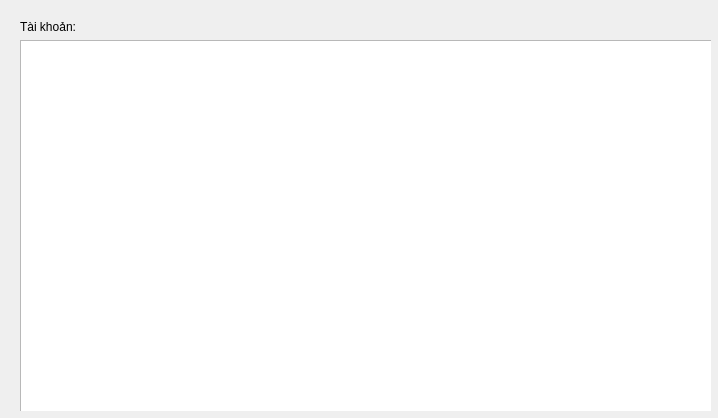
<?xml version="1.0" encoding="UTF-8"?>
<ui version="4.0">
 <class>AdminMenu</class>
 <widget class="QDialog" name="AdminMenu">
  <property name="geometry">
   <rect>
    <x>0</x>
    <y>0</y>
    <width>718</width>
    <height>418</height>
   </rect>
  </property>
  <property name="sizePolicy">
   <sizepolicy hsizetype="Preferred" vsizetype="Preferred">
    <horstretch>0</horstretch>
    <verstretch>0</verstretch>
   </sizepolicy>
  </property>
  <property name="minimumSize">
   <size>
    <width>700</width>
    <height>400</height>
   </size>
  </property>
  <property name="windowTitle">
   <string>Dialog</string>
  </property>
  <layout class="QVBoxLayout" name="verticalLayout_2">
   <item>
    <widget class="QWidget" name="verticalWidget" native="true">
     <property name="sizePolicy">
      <sizepolicy hsizetype="Expanding" vsizetype="Expanding">
       <horstretch>0</horstretch>
       <verstretch>0</verstretch>
      </sizepolicy>
     </property>
     <property name="minimumSize">
      <size>
       <width>700</width>
       <height>400</height>
      </size>
     </property>
     <layout class="QVBoxLayout" name="verticalLayout">
      <item>
       <layout class="QHBoxLayout" name="horizontalLayout">
        <property name="topMargin">
         <number>0</number>
        </property>
        <item>
         <widget class="QLabel" name="labelUsername">
          <property name="sizePolicy">
           <sizepolicy hsizetype="Fixed" vsizetype="Preferred">
            <horstretch>0</horstretch>
            <verstretch>0</verstretch>
           </sizepolicy>
          </property>
          <property name="text">
           <string>Tài khoản:</string>
          </property>
         </widget>
        </item>
        <item>
         <widget class="QLabel" name="usernameDisplay">
          <property name="text">
           <string/>
          </property>
         </widget>
        </item>
       </layout>
      </item>
      <item>
       <layout class="QHBoxLayout" name="horizontalLayout_2">
        <item>
         <widget class="QTableWidget" name="bookedTicketDisplay">
          <property name="sizePolicy">
           <sizepolicy hsizetype="Preferred" vsizetype="Preferred">
            <horstretch>0</horstretch>
            <verstretch>0</verstretch>
           </sizepolicy>
          </property>
          <property name="minimumSize">
           <size>
            <width>698</width>
            <height>600</height>
           </size>
          </property>
          <property name="sizeAdjustPolicy">
           <enum>QAbstractScrollArea::AdjustToContents</enum>
          </property>
          <property name="verticalScrollMode">
           <enum>QAbstractItemView::ScrollPerPixel</enum>
          </property>
          <property name="rowCount">
           <number>0</number>
          </property>
          <property name="columnCount">
           <number>0</number>
          </property>
         </widget>
        </item>
       </layout>
      </item>
     </layout>
    </widget>
   </item>
  </layout>
 </widget>
 <resources/>
 <connections/>
</ui>
